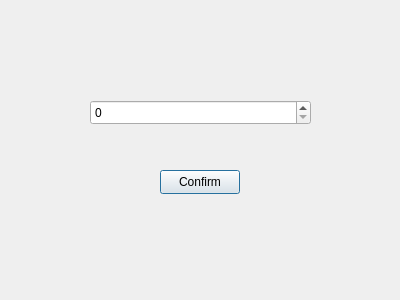
<?xml version="1.0" encoding="UTF-8"?>
<ui version="4.0">
 <class>FilePasswordDialog</class>
 <widget class="QDialog" name="FilePasswordDialog">
  <property name="geometry">
   <rect>
    <x>0</x>
    <y>0</y>
    <width>400</width>
    <height>300</height>
   </rect>
  </property>
  <property name="windowTitle">
   <string>Dialog</string>
  </property>
  <widget class="QPushButton" name="btnOk">
   <property name="geometry">
    <rect>
     <x>160</x>
     <y>170</y>
     <width>80</width>
     <height>24</height>
    </rect>
   </property>
   <property name="text">
    <string>Confirm</string>
   </property>
  </widget>
  <widget class="QSpinBox" name="spinBox">
   <property name="geometry">
    <rect>
     <x>90</x>
     <y>100</y>
     <width>221</width>
     <height>25</height>
    </rect>
   </property>
  </widget>
 </widget>
 <resources/>
 <connections/>
</ui>
